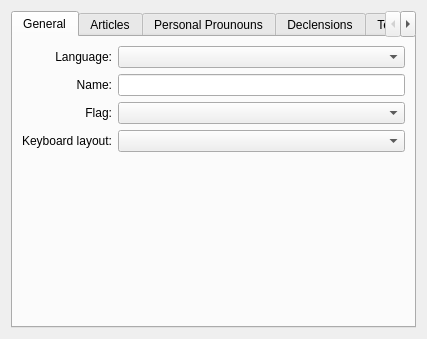
<ui version="4.0" >
 <class>LanguagePropertiesPage</class>
 <widget class="QWidget" name="LanguagePropertiesPage" >
  <property name="geometry" >
   <rect>
    <x>0</x>
    <y>0</y>
    <width>411</width>
    <height>339</height>
   </rect>
  </property>
  <layout class="QHBoxLayout" name="horizontalLayout" >
   <item>
    <widget class="KTabWidget" name="ktabwidget" >
     <property name="currentIndex" >
      <number>0</number>
     </property>
     <widget class="QWidget" name="tab" >
      <attribute name="title" >
       <string>General</string>
      </attribute>
      <layout class="QGridLayout" name="gridLayout_3" >
       <item row="0" column="0" >
        <widget class="QLabel" name="localeSelectionLabel" >
         <property name="text" >
          <string>Language:</string>
         </property>
         <property name="alignment" >
          <set>Qt::AlignRight|Qt::AlignTrailing|Qt::AlignVCenter</set>
         </property>
        </widget>
       </item>
       <item row="0" column="1" >
        <widget class="KComboBox" name="localeComboBox" />
       </item>
       <item row="1" column="0" >
        <widget class="QLabel" name="nameLabel" >
         <property name="text" >
          <string>Name:</string>
         </property>
         <property name="alignment" >
          <set>Qt::AlignRight|Qt::AlignTrailing|Qt::AlignVCenter</set>
         </property>
         <property name="buddy" >
          <cstring>identifierNameLineEdit</cstring>
         </property>
        </widget>
       </item>
       <item row="1" column="1" >
        <widget class="KLineEdit" name="identifierNameLineEdit" />
       </item>
       <item row="2" column="0" >
        <widget class="QLabel" name="iconSelectionLabel" >
         <property name="text" >
          <string>Flag:</string>
         </property>
         <property name="alignment" >
          <set>Qt::AlignRight|Qt::AlignTrailing|Qt::AlignVCenter</set>
         </property>
        </widget>
       </item>
       <item row="2" column="1" >
        <widget class="KComboBox" name="iconComboBox" />
       </item>
       <item row="3" column="0" >
        <widget class="QLabel" name="keyboardLayoutLabel" >
         <property name="text" >
          <string>Keyboard layout:</string>
         </property>
         <property name="alignment" >
          <set>Qt::AlignRight|Qt::AlignTrailing|Qt::AlignVCenter</set>
         </property>
        </widget>
       </item>
       <item row="3" column="1" >
        <widget class="KComboBox" name="keyboardLayoutComboBox" />
       </item>
       <item row="4" column="1" >
        <spacer name="spacer_2" >
         <property name="orientation" >
          <enum>Qt::Vertical</enum>
         </property>
         <property name="sizeHint" stdset="0" >
          <size>
           <width>20</width>
           <height>169</height>
          </size>
         </property>
        </spacer>
       </item>
      </layout>
     </widget>
     <widget class="QWidget" name="tab_2" >
      <attribute name="title" >
       <string>Articles</string>
      </attribute>
      <layout class="QGridLayout" name="gridLayout" >
       <item row="0" column="2" >
        <widget class="QLabel" name="TextLabel3" >
         <property name="sizePolicy" >
          <sizepolicy vsizetype="Minimum" hsizetype="Minimum" >
           <horstretch>0</horstretch>
           <verstretch>0</verstretch>
          </sizepolicy>
         </property>
         <property name="text" >
          <string>Definite</string>
         </property>
        </widget>
       </item>
       <item row="0" column="3" >
        <widget class="QLabel" name="TextLabel4" >
         <property name="text" >
          <string>Indefinite</string>
         </property>
        </widget>
       </item>
       <item row="1" column="0" >
        <widget class="QLabel" name="male_label" >
         <property name="text" >
          <string>&amp;Male:</string>
         </property>
         <property name="alignment" >
          <set>Qt::AlignRight|Qt::AlignTrailing|Qt::AlignVCenter</set>
         </property>
         <property name="buddy" >
          <cstring>def_male</cstring>
         </property>
        </widget>
       </item>
       <item row="1" column="2" >
        <widget class="KLineEdit" name="def_male" >
         <property name="sizePolicy" >
          <sizepolicy vsizetype="Minimum" hsizetype="Expanding" >
           <horstretch>0</horstretch>
           <verstretch>0</verstretch>
          </sizepolicy>
         </property>
        </widget>
       </item>
       <item row="2" column="0" >
        <widget class="QLabel" name="female_label" >
         <property name="text" >
          <string>&amp;Female:</string>
         </property>
         <property name="alignment" >
          <set>Qt::AlignRight|Qt::AlignTrailing|Qt::AlignVCenter</set>
         </property>
         <property name="buddy" >
          <cstring>def_female</cstring>
         </property>
        </widget>
       </item>
       <item row="2" column="2" >
        <widget class="KLineEdit" name="def_female" >
         <property name="sizePolicy" >
          <sizepolicy vsizetype="Minimum" hsizetype="Expanding" >
           <horstretch>0</horstretch>
           <verstretch>0</verstretch>
          </sizepolicy>
         </property>
        </widget>
       </item>
       <item row="2" column="3" >
        <widget class="KLineEdit" name="indef_female" >
         <property name="sizePolicy" >
          <sizepolicy vsizetype="Minimum" hsizetype="Expanding" >
           <horstretch>0</horstretch>
           <verstretch>0</verstretch>
          </sizepolicy>
         </property>
        </widget>
       </item>
       <item row="3" column="0" >
        <widget class="QLabel" name="natural_label" >
         <property name="text" >
          <string>&amp;Neutral:</string>
         </property>
         <property name="alignment" >
          <set>Qt::AlignRight|Qt::AlignTrailing|Qt::AlignVCenter</set>
         </property>
         <property name="buddy" >
          <cstring>def_natural</cstring>
         </property>
        </widget>
       </item>
       <item row="3" column="2" >
        <widget class="KLineEdit" name="def_natural" >
         <property name="sizePolicy" >
          <sizepolicy vsizetype="Minimum" hsizetype="Expanding" >
           <horstretch>0</horstretch>
           <verstretch>0</verstretch>
          </sizepolicy>
         </property>
        </widget>
       </item>
       <item row="3" column="3" >
        <widget class="KLineEdit" name="indef_natural" >
         <property name="sizePolicy" >
          <sizepolicy vsizetype="Minimum" hsizetype="Expanding" >
           <horstretch>0</horstretch>
           <verstretch>0</verstretch>
          </sizepolicy>
         </property>
        </widget>
       </item>
       <item row="10" column="2" >
        <spacer name="verticalSpacer" >
         <property name="orientation" >
          <enum>Qt::Vertical</enum>
         </property>
         <property name="sizeHint" stdset="0" >
          <size>
           <width>20</width>
           <height>40</height>
          </size>
         </property>
        </spacer>
       </item>
       <item row="9" column="2" >
        <widget class="KLineEdit" name="def_natural_plural" >
         <property name="sizePolicy" >
          <sizepolicy vsizetype="Minimum" hsizetype="Expanding" >
           <horstretch>0</horstretch>
           <verstretch>0</verstretch>
          </sizepolicy>
         </property>
        </widget>
       </item>
       <item row="8" column="2" >
        <widget class="KLineEdit" name="def_female_plural" >
         <property name="sizePolicy" >
          <sizepolicy vsizetype="Minimum" hsizetype="Expanding" >
           <horstretch>0</horstretch>
           <verstretch>0</verstretch>
          </sizepolicy>
         </property>
        </widget>
       </item>
       <item row="6" column="2" >
        <widget class="KLineEdit" name="def_male_plural" >
         <property name="sizePolicy" >
          <sizepolicy vsizetype="Minimum" hsizetype="Expanding" >
           <horstretch>0</horstretch>
           <verstretch>0</verstretch>
          </sizepolicy>
         </property>
        </widget>
       </item>
       <item row="1" column="3" >
        <widget class="KLineEdit" name="indef_male" >
         <property name="sizePolicy" >
          <sizepolicy vsizetype="Minimum" hsizetype="Expanding" >
           <horstretch>0</horstretch>
           <verstretch>0</verstretch>
          </sizepolicy>
         </property>
        </widget>
       </item>
       <item row="6" column="3" >
        <widget class="KLineEdit" name="indef_male_plural" >
         <property name="sizePolicy" >
          <sizepolicy vsizetype="Minimum" hsizetype="Expanding" >
           <horstretch>0</horstretch>
           <verstretch>0</verstretch>
          </sizepolicy>
         </property>
        </widget>
       </item>
       <item row="8" column="3" >
        <widget class="KLineEdit" name="indef_female_plural" >
         <property name="sizePolicy" >
          <sizepolicy vsizetype="Minimum" hsizetype="Expanding" >
           <horstretch>0</horstretch>
           <verstretch>0</verstretch>
          </sizepolicy>
         </property>
        </widget>
       </item>
       <item row="9" column="3" >
        <widget class="KLineEdit" name="indef_natural_plural" >
         <property name="sizePolicy" >
          <sizepolicy vsizetype="Minimum" hsizetype="Expanding" >
           <horstretch>0</horstretch>
           <verstretch>0</verstretch>
          </sizepolicy>
         </property>
        </widget>
       </item>
       <item row="9" column="0" >
        <widget class="QLabel" name="natural_label_2" >
         <property name="text" >
          <string>&amp;Neutral:</string>
         </property>
         <property name="alignment" >
          <set>Qt::AlignRight|Qt::AlignTrailing|Qt::AlignVCenter</set>
         </property>
         <property name="buddy" >
          <cstring>def_natural_plural</cstring>
         </property>
        </widget>
       </item>
       <item row="8" column="0" >
        <widget class="QLabel" name="female_label_2" >
         <property name="text" >
          <string>&amp;Female:</string>
         </property>
         <property name="alignment" >
          <set>Qt::AlignRight|Qt::AlignTrailing|Qt::AlignVCenter</set>
         </property>
         <property name="buddy" >
          <cstring>def_female_plural</cstring>
         </property>
        </widget>
       </item>
       <item row="6" column="0" >
        <widget class="QLabel" name="male_label_2" >
         <property name="text" >
          <string>&amp;Male:</string>
         </property>
         <property name="alignment" >
          <set>Qt::AlignRight|Qt::AlignTrailing|Qt::AlignVCenter</set>
         </property>
         <property name="buddy" >
          <cstring>def_male_plural</cstring>
         </property>
        </widget>
       </item>
       <item row="0" column="0" >
        <widget class="QLabel" name="male_label_3" >
         <property name="text" >
          <string>Singular</string>
         </property>
         <property name="alignment" >
          <set>Qt::AlignLeading|Qt::AlignLeft|Qt::AlignVCenter</set>
         </property>
         <property name="buddy" >
          <cstring></cstring>
         </property>
        </widget>
       </item>
       <item row="5" column="0" >
        <widget class="QLabel" name="male_label_4" >
         <property name="text" >
          <string>Plural</string>
         </property>
         <property name="alignment" >
          <set>Qt::AlignLeading|Qt::AlignLeft|Qt::AlignVCenter</set>
         </property>
         <property name="buddy" >
          <cstring></cstring>
         </property>
        </widget>
       </item>
       <item row="5" column="2" >
        <widget class="QLabel" name="TextLabel3_2" >
         <property name="sizePolicy" >
          <sizepolicy vsizetype="Minimum" hsizetype="Minimum" >
           <horstretch>0</horstretch>
           <verstretch>0</verstretch>
          </sizepolicy>
         </property>
         <property name="text" >
          <string>Definite</string>
         </property>
        </widget>
       </item>
       <item row="5" column="3" >
        <widget class="QLabel" name="TextLabel4_2" >
         <property name="text" >
          <string>Indefinite</string>
         </property>
        </widget>
       </item>
       <item row="0" column="1" >
        <spacer name="horizontalSpacer" >
         <property name="orientation" >
          <enum>Qt::Horizontal</enum>
         </property>
         <property name="sizeType" >
          <enum>QSizePolicy::Fixed</enum>
         </property>
         <property name="sizeHint" stdset="0" >
          <size>
           <width>10</width>
           <height>20</height>
          </size>
         </property>
        </spacer>
       </item>
       <item row="4" column="0" >
        <spacer name="verticalSpacer_3" >
         <property name="orientation" >
          <enum>Qt::Vertical</enum>
         </property>
         <property name="sizeType" >
          <enum>QSizePolicy::Fixed</enum>
         </property>
         <property name="sizeHint" stdset="0" >
          <size>
           <width>20</width>
           <height>20</height>
          </size>
         </property>
        </spacer>
       </item>
      </layout>
     </widget>
     <widget class="QWidget" name="tab_3" >
      <attribute name="title" >
       <string>Personal Prounouns</string>
      </attribute>
      <layout class="QGridLayout" name="gridLayout_2" >
       <item row="0" column="0" >
        <spacer name="spacer" >
         <property name="orientation" >
          <enum>Qt::Horizontal</enum>
         </property>
         <property name="sizeType" >
          <enum>QSizePolicy::Minimum</enum>
         </property>
         <property name="sizeHint" stdset="0" >
          <size>
           <width>61</width>
           <height>20</height>
          </size>
         </property>
        </spacer>
       </item>
       <item row="0" column="1" >
        <widget class="QLabel" name="TextLabel4_2_2" >
         <property name="text" >
          <string>Singular</string>
         </property>
        </widget>
       </item>
       <item row="0" column="2" >
        <widget class="QLabel" name="dualLabel" >
         <property name="text" >
          <string>Dual</string>
         </property>
        </widget>
       </item>
       <item row="0" column="3" >
        <widget class="QLabel" name="TextLabel4_3" >
         <property name="text" >
          <string>Plural</string>
         </property>
        </widget>
       </item>
       <item row="1" column="0" >
        <widget class="QLabel" name="pers1_label" >
         <property name="text" >
          <string>&amp;1. Person:</string>
         </property>
         <property name="alignment" >
          <set>Qt::AlignRight|Qt::AlignTrailing|Qt::AlignVCenter</set>
         </property>
         <property name="buddy" >
          <cstring>first_singular</cstring>
         </property>
        </widget>
       </item>
       <item row="1" column="1" >
        <widget class="KLineEdit" name="first_singular" >
         <property name="sizePolicy" >
          <sizepolicy vsizetype="Minimum" hsizetype="Expanding" >
           <horstretch>0</horstretch>
           <verstretch>0</verstretch>
          </sizepolicy>
         </property>
        </widget>
       </item>
       <item row="1" column="2" >
        <widget class="KLineEdit" name="dualFirstLineEdit" />
       </item>
       <item row="1" column="3" >
        <widget class="KLineEdit" name="first_plural" >
         <property name="sizePolicy" >
          <sizepolicy vsizetype="Minimum" hsizetype="Expanding" >
           <horstretch>0</horstretch>
           <verstretch>0</verstretch>
          </sizepolicy>
         </property>
        </widget>
       </item>
       <item row="2" column="0" >
        <widget class="QLabel" name="pers2_label" >
         <property name="text" >
          <string>&amp;2. Person:</string>
         </property>
         <property name="alignment" >
          <set>Qt::AlignRight|Qt::AlignTrailing|Qt::AlignVCenter</set>
         </property>
         <property name="buddy" >
          <cstring>second_singular</cstring>
         </property>
        </widget>
       </item>
       <item row="2" column="1" >
        <widget class="KLineEdit" name="second_singular" >
         <property name="sizePolicy" >
          <sizepolicy vsizetype="Minimum" hsizetype="Expanding" >
           <horstretch>0</horstretch>
           <verstretch>0</verstretch>
          </sizepolicy>
         </property>
        </widget>
       </item>
       <item row="2" column="2" >
        <widget class="KLineEdit" name="dualSecondLineEdit" />
       </item>
       <item row="2" column="3" >
        <widget class="KLineEdit" name="second_plural" >
         <property name="sizePolicy" >
          <sizepolicy vsizetype="Minimum" hsizetype="Expanding" >
           <horstretch>0</horstretch>
           <verstretch>0</verstretch>
          </sizepolicy>
         </property>
        </widget>
       </item>
       <item row="3" column="0" >
        <widget class="QLabel" name="pers3_label" >
         <property name="text" >
          <string>3. Person:</string>
         </property>
         <property name="alignment" >
          <set>Qt::AlignRight|Qt::AlignTrailing|Qt::AlignVCenter</set>
         </property>
        </widget>
       </item>
       <item row="4" column="0" >
        <widget class="QLabel" name="male_c_label" >
         <property name="text" >
          <string>M&amp;ale:</string>
         </property>
         <property name="alignment" >
          <set>Qt::AlignRight|Qt::AlignTrailing|Qt::AlignVCenter</set>
         </property>
         <property name="buddy" >
          <cstring>thirdM_singular</cstring>
         </property>
        </widget>
       </item>
       <item row="4" column="1" >
        <widget class="KLineEdit" name="thirdM_singular" >
         <property name="sizePolicy" >
          <sizepolicy vsizetype="Minimum" hsizetype="Expanding" >
           <horstretch>0</horstretch>
           <verstretch>0</verstretch>
          </sizepolicy>
         </property>
        </widget>
       </item>
       <item row="4" column="2" >
        <widget class="KLineEdit" name="dualThirdMaleLineEdit" />
       </item>
       <item row="4" column="3" >
        <widget class="KLineEdit" name="thirdM_plural" >
         <property name="sizePolicy" >
          <sizepolicy vsizetype="Minimum" hsizetype="Expanding" >
           <horstretch>0</horstretch>
           <verstretch>0</verstretch>
          </sizepolicy>
         </property>
        </widget>
       </item>
       <item row="5" column="0" >
        <widget class="QLabel" name="female_c_label" >
         <property name="text" >
          <string>F&amp;emale:</string>
         </property>
         <property name="alignment" >
          <set>Qt::AlignRight|Qt::AlignTrailing|Qt::AlignVCenter</set>
         </property>
         <property name="buddy" >
          <cstring>thirdF_singular</cstring>
         </property>
        </widget>
       </item>
       <item row="5" column="1" >
        <widget class="KLineEdit" name="thirdF_singular" >
         <property name="sizePolicy" >
          <sizepolicy vsizetype="Minimum" hsizetype="Expanding" >
           <horstretch>0</horstretch>
           <verstretch>0</verstretch>
          </sizepolicy>
         </property>
        </widget>
       </item>
       <item row="5" column="2" >
        <widget class="KLineEdit" name="dualThirdFemaleLineEdit" />
       </item>
       <item row="5" column="3" >
        <widget class="KLineEdit" name="thirdF_plural" >
         <property name="sizePolicy" >
          <sizepolicy vsizetype="Minimum" hsizetype="Expanding" >
           <horstretch>0</horstretch>
           <verstretch>0</verstretch>
          </sizepolicy>
         </property>
        </widget>
       </item>
       <item row="6" column="0" >
        <widget class="QLabel" name="natural_c_label" >
         <property name="text" >
          <string>Neu&amp;ter:</string>
         </property>
         <property name="alignment" >
          <set>Qt::AlignRight|Qt::AlignTrailing|Qt::AlignVCenter</set>
         </property>
         <property name="buddy" >
          <cstring>thirdN_singular</cstring>
         </property>
        </widget>
       </item>
       <item row="6" column="1" >
        <widget class="KLineEdit" name="thirdN_singular" >
         <property name="sizePolicy" >
          <sizepolicy vsizetype="Minimum" hsizetype="Expanding" >
           <horstretch>0</horstretch>
           <verstretch>0</verstretch>
          </sizepolicy>
         </property>
        </widget>
       </item>
       <item row="6" column="2" >
        <widget class="KLineEdit" name="dualThirdNeutralLineEdit" />
       </item>
       <item row="6" column="3" >
        <widget class="KLineEdit" name="thirdN_plural" >
         <property name="sizePolicy" >
          <sizepolicy vsizetype="Minimum" hsizetype="Expanding" >
           <horstretch>0</horstretch>
           <verstretch>0</verstretch>
          </sizepolicy>
         </property>
        </widget>
       </item>
       <item row="9" column="1" >
        <widget class="QCheckBox" name="dualCheckBox" >
         <property name="text" >
          <string>Dual conjugations</string>
         </property>
        </widget>
       </item>
       <item row="10" column="1" >
        <spacer name="verticalSpacer_5" >
         <property name="orientation" >
          <enum>Qt::Vertical</enum>
         </property>
         <property name="sizeHint" stdset="0" >
          <size>
           <width>20</width>
           <height>40</height>
          </size>
         </property>
        </spacer>
       </item>
       <item row="8" column="1" colspan="2" >
        <widget class="QCheckBox" name="neutralCheckBox" >
         <property name="text" >
          <string>A neutral conjugation form exists</string>
         </property>
        </widget>
       </item>
       <item row="7" column="1" colspan="3" >
        <widget class="QCheckBox" name="maleFemaleDifferCheckBox" >
         <property name="sizePolicy" >
          <sizepolicy vsizetype="Fixed" hsizetype="Expanding" >
           <horstretch>0</horstretch>
           <verstretch>0</verstretch>
          </sizepolicy>
         </property>
         <property name="text" >
          <string>Male/female have different conjugations</string>
         </property>
        </widget>
       </item>
      </layout>
      <zorder>TextLabel4_2_2</zorder>
      <zorder>dualLabel</zorder>
      <zorder>TextLabel4_3</zorder>
      <zorder>pers1_label</zorder>
      <zorder>first_singular</zorder>
      <zorder>dualFirstLineEdit</zorder>
      <zorder>first_plural</zorder>
      <zorder>pers2_label</zorder>
      <zorder>second_singular</zorder>
      <zorder>dualSecondLineEdit</zorder>
      <zorder>second_plural</zorder>
      <zorder>pers3_label</zorder>
      <zorder>male_c_label</zorder>
      <zorder>thirdM_singular</zorder>
      <zorder>dualThirdMaleLineEdit</zorder>
      <zorder>thirdM_plural</zorder>
      <zorder>female_c_label</zorder>
      <zorder>thirdF_singular</zorder>
      <zorder>dualThirdFemaleLineEdit</zorder>
      <zorder>thirdF_plural</zorder>
      <zorder>natural_c_label</zorder>
      <zorder>thirdN_singular</zorder>
      <zorder>dualThirdNeutralLineEdit</zorder>
      <zorder>thirdN_plural</zorder>
      <zorder>dualCheckBox</zorder>
      <zorder>neutralCheckBox</zorder>
      <zorder>maleFemaleDifferCheckBox</zorder>
     </widget>
     <widget class="QWidget" name="tab_5" >
      <attribute name="title" >
       <string>Declensions</string>
      </attribute>
      <layout class="QVBoxLayout" name="verticalLayout_2" >
       <item>
        <widget class="QLabel" name="label" >
         <property name="text" >
          <string comment="KDE::DoNotExtract" >Placeholder! A list of cases (possibility to rename them?) should be here</string>
         </property>
        </widget>
       </item>
       <item>
        <layout class="QGridLayout" name="gridLayout_4" >
         <item row="0" column="0" >
          <widget class="QCheckBox" name="checkBox" >
           <property name="text" >
            <string>Case Name</string>
           </property>
          </widget>
         </item>
         <item row="0" column="1" >
          <widget class="KLineEdit" name="klineedit" />
         </item>
        </layout>
       </item>
       <item>
        <spacer name="verticalSpacer_4" >
         <property name="orientation" >
          <enum>Qt::Vertical</enum>
         </property>
         <property name="sizeHint" stdset="0" >
          <size>
           <width>20</width>
           <height>40</height>
          </size>
         </property>
        </spacer>
       </item>
      </layout>
     </widget>
     <widget class="QWidget" name="tab_4" >
      <attribute name="title" >
       <string>Tenses</string>
      </attribute>
      <layout class="QVBoxLayout" name="verticalLayout" >
       <item>
        <widget class="QLabel" name="label_2" >
         <property name="text" >
          <string>Note: Tense definitions are shared between all languages.</string>
         </property>
        </widget>
       </item>
       <item>
        <widget class="QListWidget" name="optionsList" >
         <property name="selectionBehavior" >
          <enum>QAbstractItemView::SelectRows</enum>
         </property>
        </widget>
       </item>
       <item>
        <layout class="QHBoxLayout" name="_2" >
         <property name="spacing" >
          <number>6</number>
         </property>
         <property name="margin" >
          <number>0</number>
         </property>
         <item>
          <widget class="QPushButton" name="newButton" >
           <property name="sizePolicy" >
            <sizepolicy vsizetype="Minimum" hsizetype="Minimum" >
             <horstretch>0</horstretch>
             <verstretch>0</verstretch>
            </sizepolicy>
           </property>
           <property name="text" >
            <string>&amp;New...</string>
           </property>
          </widget>
         </item>
         <item>
          <widget class="QPushButton" name="modifyButton" >
           <property name="sizePolicy" >
            <sizepolicy vsizetype="Minimum" hsizetype="Minimum" >
             <horstretch>0</horstretch>
             <verstretch>0</verstretch>
            </sizepolicy>
           </property>
           <property name="text" >
            <string>&amp;Modify...</string>
           </property>
          </widget>
         </item>
         <item>
          <widget class="QPushButton" name="deleteButton" >
           <property name="sizePolicy" >
            <sizepolicy vsizetype="Minimum" hsizetype="Minimum" >
             <horstretch>0</horstretch>
             <verstretch>0</verstretch>
            </sizepolicy>
           </property>
           <property name="text" >
            <string>&amp;Delete</string>
           </property>
          </widget>
         </item>
         <item>
          <spacer>
           <property name="orientation" >
            <enum>Qt::Horizontal</enum>
           </property>
           <property name="sizeType" >
            <enum>QSizePolicy::Expanding</enum>
           </property>
           <property name="sizeHint" stdset="0" >
            <size>
             <width>20</width>
             <height>20</height>
            </size>
           </property>
          </spacer>
         </item>
         <item>
          <widget class="QPushButton" name="cleanUpButton" >
           <property name="sizePolicy" >
            <sizepolicy vsizetype="Minimum" hsizetype="Minimum" >
             <horstretch>0</horstretch>
             <verstretch>0</verstretch>
            </sizepolicy>
           </property>
           <property name="text" >
            <string>&amp;Clean Up</string>
           </property>
          </widget>
         </item>
        </layout>
       </item>
      </layout>
     </widget>
    </widget>
   </item>
  </layout>
 </widget>
 <customwidgets>
  <customwidget>
   <class>KComboBox</class>
   <extends>QComboBox</extends>
   <header>kcombobox.h</header>
  </customwidget>
  <customwidget>
   <class>KLineEdit</class>
   <extends>QLineEdit</extends>
   <header>klineedit.h</header>
  </customwidget>
  <customwidget>
   <class>KTabWidget</class>
   <extends>QTabWidget</extends>
   <header>ktabwidget.h</header>
   <container>1</container>
  </customwidget>
 </customwidgets>
 <tabstops>
  <tabstop>def_male</tabstop>
  <tabstop>def_female</tabstop>
  <tabstop>def_natural</tabstop>
  <tabstop>def_male_plural</tabstop>
  <tabstop>def_female_plural</tabstop>
  <tabstop>def_natural_plural</tabstop>
  <tabstop>indef_male</tabstop>
  <tabstop>indef_female</tabstop>
  <tabstop>indef_natural</tabstop>
  <tabstop>indef_male_plural</tabstop>
  <tabstop>indef_female_plural</tabstop>
  <tabstop>indef_natural_plural</tabstop>
  <tabstop>localeComboBox</tabstop>
  <tabstop>identifierNameLineEdit</tabstop>
  <tabstop>iconComboBox</tabstop>
  <tabstop>keyboardLayoutComboBox</tabstop>
  <tabstop>first_singular</tabstop>
  <tabstop>second_singular</tabstop>
  <tabstop>thirdM_singular</tabstop>
  <tabstop>thirdF_singular</tabstop>
  <tabstop>thirdN_singular</tabstop>
  <tabstop>dualFirstLineEdit</tabstop>
  <tabstop>dualSecondLineEdit</tabstop>
  <tabstop>dualThirdMaleLineEdit</tabstop>
  <tabstop>dualThirdFemaleLineEdit</tabstop>
  <tabstop>dualThirdNeutralLineEdit</tabstop>
  <tabstop>first_plural</tabstop>
  <tabstop>second_plural</tabstop>
  <tabstop>thirdM_plural</tabstop>
  <tabstop>thirdF_plural</tabstop>
  <tabstop>thirdN_plural</tabstop>
  <tabstop>maleFemaleDifferCheckBox</tabstop>
  <tabstop>neutralCheckBox</tabstop>
  <tabstop>dualCheckBox</tabstop>
  <tabstop>ktabwidget</tabstop>
  <tabstop>optionsList</tabstop>
  <tabstop>newButton</tabstop>
  <tabstop>modifyButton</tabstop>
  <tabstop>deleteButton</tabstop>
  <tabstop>cleanUpButton</tabstop>
  <tabstop>klineedit</tabstop>
  <tabstop>checkBox</tabstop>
 </tabstops>
 <resources/>
 <connections/>
</ui>
